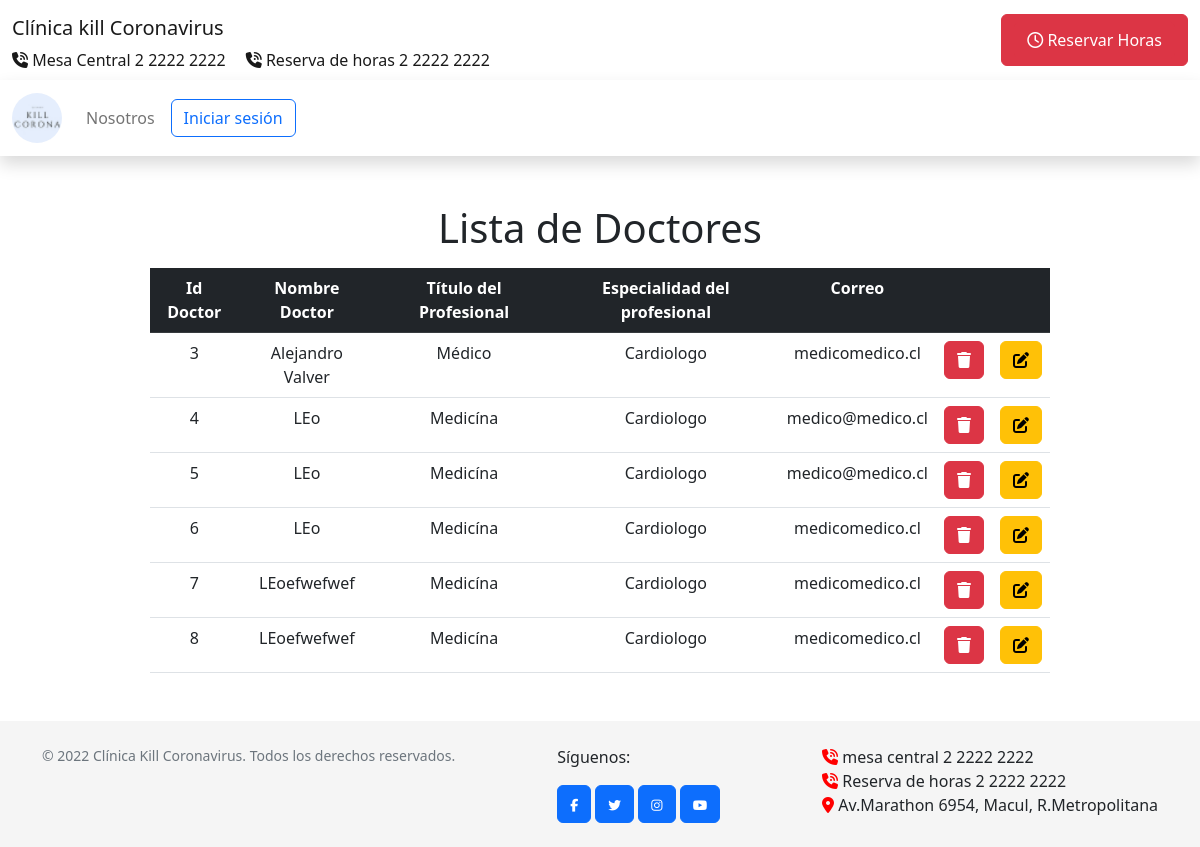
Page /Listar/Doctor on the earlier database version.
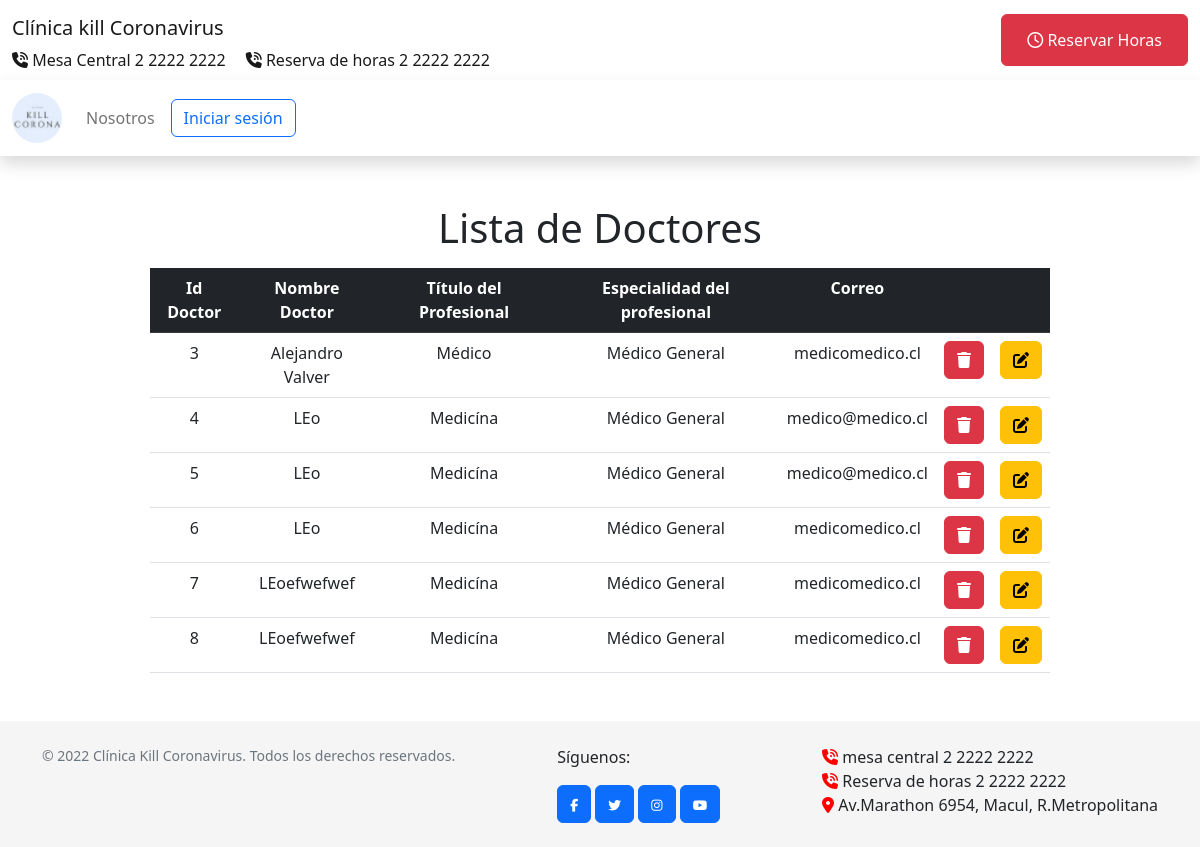
Same page on the later database version.
### clinicaApp/models.py (models this page shows, shortened)
class Doctor(models.Model):
    id_doctor = models.AutoField(primary_key=True)
    nombre_doctor = models.CharField(max_length=150)
    titulo = models.CharField(max_length=150)
    especialidad = models.ForeignKey(Especialidad, on_delete=models.CASCADE, default=1)
    correo = models.CharField(max_length=150)
    foto = models.ImageField(upload_to='doctores/', null=True, blank=True)
    tipousuario = models.ForeignKey(Tipousuario, on_delete=models.CASCADE, default=2)

class Especialidad(models.Model):
    id_especialidad = models.AutoField(primary_key=True)
    nombre_especialidad = models.CharField(max_length=255)
    def __str__(self):
        return self.nombre_especialidad

### clinicaApp/views.py (the view)
# urls.py: path('Listar/Doctor', views.listarDoctor, name='listarDoctor'),
def listarDoctor(request):
    doctores = Doctor.objects.all()  # Recuperar todos los médicos de la base de datos
    return render(request, 'doctores_listar.html', {'doctores': doctores})  # Pasar los médicos a la plantilla

### clinicaApp/templates/doctores_listar.html (shortened to what this page needs)
{% extends 'clinicaweb.html' %}
{% block content %}
    <h1 class="text-center mt-5">Lista de Doctores</h1>
    <table class="table table-ligth w-75 mx-auto mt-2 mb-5 text-center">
        <tr class="table-dark">
            <th>Id Doctor</th>
            <th>Nombre Doctor</th>
            <th>Título del Profesional</th>
            <th>Especialidad del profesional</th>
            <th>Correo</th>
            <th></th>
            <th></th>
    {% for doctor in doctores %}
        <tr>
            <td>{{doctor.id_doctor}}</td>
            <td>{{doctor.nombre_doctor}}</td>
            <td>{{doctor.titulo}}</td>
            <td>{{doctor.especialidad}}</td>
            <td>{{doctor.correo}}</td>
            <td>
                <form action="{% url 'eliminarDoctor' doctor.id_doctor %}" method="post">
                    <button class="btn btn-danger" title="Eliminar" onclick="return confirm('¿Estás seguro de eliminar al Doctor?')">
                        <i class="fa fa-trash"></i>
                    </button>
                </form>
            </td>
            <td>
                <form action="{% url 'detalle_doctor' doctor.id_doctor %}"
                    method="post">
                    <button class="btn btn-warning" title="Editar">
                        <i class="fa fa-edit"></i>
                    </button>
                </form>
            </td>
        </tr>
    {% empty %}
        <tr>
            <td colspan="5" class="text-center">No hay doctores registrados.</td>
        </tr>
    {% endfor %}
    </table>
    {% include 'footer.html' %}
{%endblock%}

Differences in the rows shown:
changed through a linked row, Doctor "Alejandro Valver": especialidad "Cardiologo" → "Médico General"
changed through a linked row, Doctor id 4: especialidad "Cardiologo" → "Médico General"
changed through a linked row, Doctor id 5: especialidad "Cardiologo" → "Médico General"
changed through a linked row, Doctor id 6: especialidad "Cardiologo" → "Médico General"
changed through a linked row, Doctor id 7: especialidad "Cardiologo" → "Médico General"
changed through a linked row, Doctor id 8: especialidad "Cardiologo" → "Médico General"
